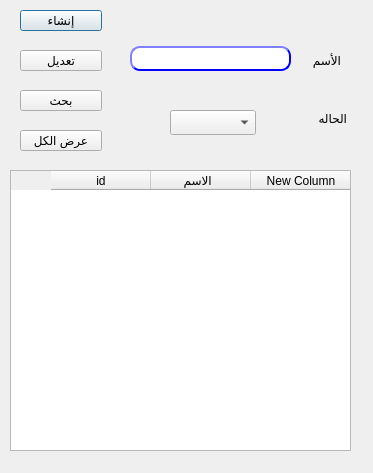
<?xml version="1.0" encoding="UTF-8"?>
<ui version="4.0">
 <class>CustomerGP</class>
 <widget class="QDialog" name="CustomerGP">
  <property name="geometry">
   <rect>
    <x>0</x>
    <y>0</y>
    <width>373</width>
    <height>473</height>
   </rect>
  </property>
  <property name="windowTitle">
   <string>إنشاء محموعه عملاء</string>
  </property>
  <widget class="QLabel" name="desc">
   <property name="geometry">
    <rect>
     <x>260</x>
     <y>50</y>
     <width>81</width>
     <height>21</height>
    </rect>
   </property>
   <property name="text">
    <string>الأسم</string>
   </property>
  </widget>
  <widget class="QLabel" name="label_2">
   <property name="geometry">
    <rect>
     <x>280</x>
     <y>110</y>
     <width>67</width>
     <height>17</height>
    </rect>
   </property>
   <property name="text">
    <string>الحاله</string>
   </property>
  </widget>
  <widget class="QComboBox" name="CMB_status">
   <property name="geometry">
    <rect>
     <x>170</x>
     <y>110</y>
     <width>86</width>
     <height>25</height>
    </rect>
   </property>
  </widget>
  <widget class="QLineEdit" name="LE_desc">
   <property name="geometry">
    <rect>
     <x>130</x>
     <y>46</y>
     <width>161</width>
     <height>25</height>
    </rect>
   </property>
   <property name="styleSheet">
    <string notr="true">QLineEdit{
                                        background-color: white;
                                        border-style: outset;
                                        border-width: 2px;
                                        border-radius: 10px;
                                        border-color: blue;
                                        min-width: 6em;
                                        }
                                        QLineEdit:hover {
                                        background: qradialgradient(
                                        cx: 0.3, cy: -0.4, fx: 0.3, fy: -0.4,
                                        radius: 1.35, stop: 0 #fff, stop: 1 #bbb
                                        );
                                        }
                                       QLineEdit:pressed {
                                        border-style: inset;
                                        background: qradialgradient(
                                        cx: 0.4, cy: -0.1, fx: 0.4, fy: -0.1,
                                        radius: 1.35, stop: 0 #fff, stop: 1 #ddd
                                        );
                                        }
                                    </string>
   </property>
   <property name="maxLength">
    <number>50</number>
   </property>
  </widget>
  <widget class="QTableWidget" name="Qtable">
   <property name="geometry">
    <rect>
     <x>10</x>
     <y>170</y>
     <width>341</width>
     <height>281</height>
    </rect>
   </property>
   <property name="layoutDirection">
    <enum>Qt::RightToLeft</enum>
   </property>
   <column>
    <property name="text">
     <string>New Column</string>
    </property>
   </column>
   <column>
    <property name="text">
     <string>الاسم  </string>
    </property>
   </column>
   <column>
    <property name="text">
     <string>id</string>
    </property>
   </column>
  </widget>
  <widget class="QLabel" name="LB_id">
   <property name="enabled">
    <bool>false</bool>
   </property>
   <property name="geometry">
    <rect>
     <x>100</x>
     <y>20</y>
     <width>31</width>
     <height>20</height>
    </rect>
   </property>
   <property name="text">
    <string/>
   </property>
  </widget>
  <widget class="QLabel" name="LB_status">
   <property name="enabled">
    <bool>false</bool>
   </property>
   <property name="geometry">
    <rect>
     <x>110</x>
     <y>110</y>
     <width>31</width>
     <height>21</height>
    </rect>
   </property>
   <property name="text">
    <string/>
   </property>
  </widget>
  <widget class="QPushButton" name="BTN_create">
   <property name="geometry">
    <rect>
     <x>20</x>
     <y>10</y>
     <width>82</width>
     <height>21</height>
    </rect>
   </property>
   <property name="styleSheet">
    <string notr="true"/>
   </property>
   <property name="text">
    <string>إنشاء</string>
   </property>
  </widget>
  <widget class="QPushButton" name="BTN_modify">
   <property name="geometry">
    <rect>
     <x>20</x>
     <y>50</y>
     <width>82</width>
     <height>21</height>
    </rect>
   </property>
   <property name="styleSheet">
    <string notr="true"/>
   </property>
   <property name="text">
    <string>تعديل</string>
   </property>
  </widget>
  <widget class="QPushButton" name="BTN_search">
   <property name="geometry">
    <rect>
     <x>20</x>
     <y>90</y>
     <width>82</width>
     <height>21</height>
    </rect>
   </property>
   <property name="styleSheet">
    <string notr="true"/>
   </property>
   <property name="text">
    <string>بحث</string>
   </property>
  </widget>
  <widget class="QPushButton" name="BTN_search_all">
   <property name="geometry">
    <rect>
     <x>20</x>
     <y>130</y>
     <width>82</width>
     <height>21</height>
    </rect>
   </property>
   <property name="styleSheet">
    <string notr="true"/>
   </property>
   <property name="text">
    <string>عرض الكل</string>
   </property>
  </widget>
 </widget>
 <resources/>
 <connections/>
</ui>
